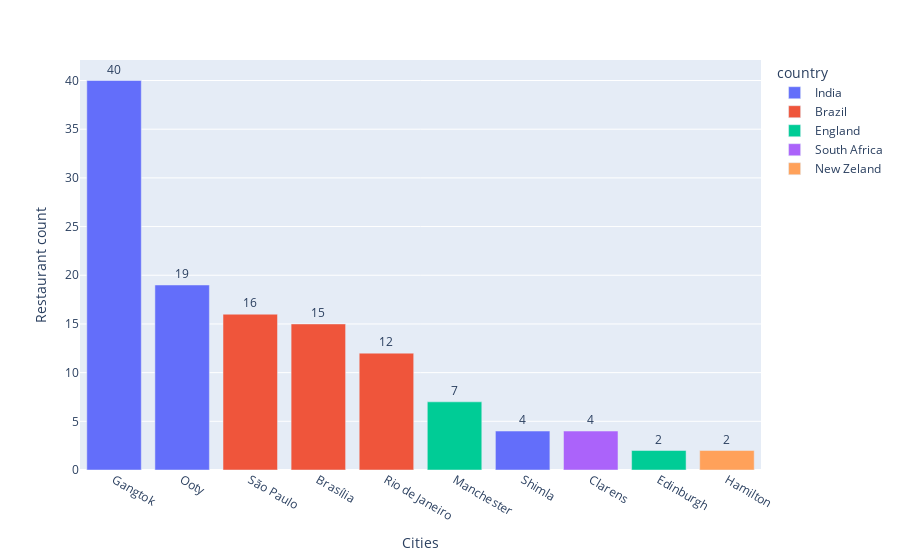

The notebook cell saved with this chart:
### Markdown cell above
## 9. Top 10 cidades com nota > 2.5

### Code cell
city_rating_below = df.loc[df['aggregate_rating'] < 2.5 , ['city', 'restaurant_id', 'country']].groupby(['city', 'country']).count().sort_values('restaurant_id', ascending=False).reset_index().head(10)

fig = px.bar(city_rating_below, x= 'city', y= 'restaurant_id', color= 'country', text_auto=True)
fig.update_traces(textposition= 'outside')
fig.update_layout(xaxis={'categoryorder':'total descending'})
fig.update_layout(xaxis_title= 'Cities', yaxis_title= 'Restaurant count')


fig.show()

### Figure 1 — Plotly figure (JSON) as saved in the notebook; plotly's stock layout.template omitted (floating-point values rounded to 4 significant figures)
{"data": [{"alignmentgroup": "True", "hovertemplate": "country=India<br>city=%{x}<br>restaurant_id=%{y}<extra></extra>", "legendgroup": "India", "marker": {"color": "#636efa", "pattern": {"shape": ""}}, "name": "India", "offsetgroup": "India", "orientation": "v", "showlegend": true, "textposition": "outside", "texttemplate": "%{y}", "type": "bar", "x": ["Gangtok", "Ooty", "Shimla"], "xaxis": "x", "y": [40, 19, 4], "yaxis": "y"}, {"alignmentgroup": "True", "hovertemplate": "country=Brazil<br>city=%{x}<br>restaurant_id=%{y}<extra></extra>", "legendgroup": "Brazil", "marker": {"color": "#EF553B", "pattern": {"shape": ""}}, "name": "Brazil", "offsetgroup": "Brazil", "orientation": "v", "showlegend": true, "textposition": "outside", "texttemplate": "%{y}", "type": "bar", "x": ["São Paulo", "Brasília", "Rio de Janeiro"], "xaxis": "x", "y": [16, 15, 12], "yaxis": "y"}, {"alignmentgroup": "True", "hovertemplate": "country=England<br>city=%{x}<br>restaurant_id=%{y}<extra></extra>", "legendgroup": "England", "marker": {"color": "#00cc96", "pattern": {"shape": ""}}, "name": "England", "offsetgroup": "England", "orientation": "v", "showlegend": true, "textposition": "outside", "texttemplate": "%{y}", "type": "bar", "x": ["Manchester", "Edinburgh"], "xaxis": "x", "y": [7, 2], "yaxis": "y"}, {"alignmentgroup": "True", "hovertemplate": "country=South Africa<br>city=%{x}<br>restaurant_id=%{y}<extra></extra>", "legendgroup": "South Africa", "marker": {"color": "#ab63fa", "pattern": {"shape": ""}}, "name": "South Africa", "offsetgroup": "South Africa", "orientation": "v", "showlegend": true, "textposition": "outside", "texttemplate": "%{y}", "type": "bar", "x": ["Clarens"], "xaxis": "x", "y": [4], "yaxis": "y"}, {"alignmentgroup": "True", "hovertemplate": "country=New Zeland<br>city=%{x}<br>restaurant_id=%{y}<extra></extra>", "legendgroup": "New Zeland", "marker": {"color": "#FFA15A", "pattern": {"shape": ""}}, "name": "New Zeland", "offsetgroup": "New Zeland", "orientation": "v", "showlegend": true, "textposition": "outside", "texttemplate": "%{y}", "type": "bar", "x": ["Hamilton"], "xaxis": "x", "y": [2], "yaxis": "y"}], "layout": {"barmode": "relative", "legend": {"title": {"text": "country"}, "tracegroupgap": 0}, "margin": {"t": 60}, "xaxis": {"anchor": "y", "categoryorder": "total descending", "domain": [0, 1], "title": {"text": "Cities"}}, "yaxis": {"anchor": "x", "domain": [0, 1], "title": {"text": "Restaurant count"}}}}
